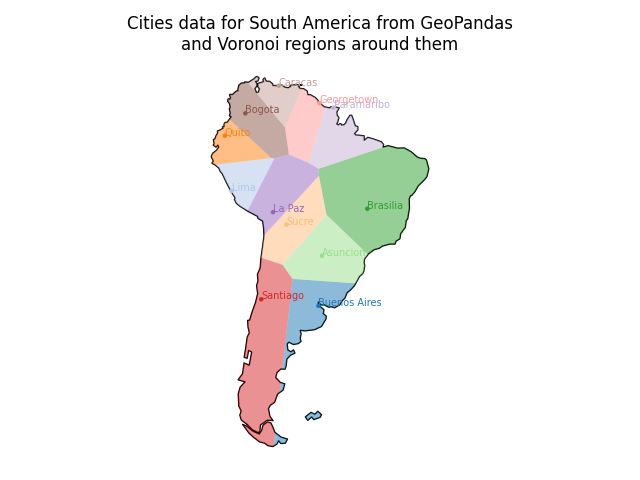

The script that saved this image:
"""
Example script to show how to incorporate GeoPandas with geovoronoi.

Author: Markus Konrad <markus.konrad@wzb.eu>
January 2021
"""

import logging

import matplotlib.pyplot as plt
import geopandas as gpd
from shapely.ops import cascaded_union

from geovoronoi.plotting import subplot_for_map, plot_voronoi_polys_with_points_in_area
from geovoronoi import voronoi_regions_from_coords, points_to_coords


logging.basicConfig(level=logging.INFO)
geovoronoi_log = logging.getLogger('geovoronoi')
geovoronoi_log.setLevel(logging.INFO)
geovoronoi_log.propagate = True

#%%

#
# load geo data
#

world = gpd.read_file(gpd.datasets.get_path('naturalearth_lowres'))
cities = gpd.read_file(gpd.datasets.get_path('naturalearth_cities'))

# focus on South America, convert to World Mercator (unit: meters)
south_am = world[world.continent == 'South America'].to_crs(epsg=3395)
cities = cities.to_crs(south_am.crs)   # convert city coordinates to same CRS!

# create the bounding shape as union of all South American countries' shapes
south_am_shape = cascaded_union(south_am.geometry)
south_am_cities = cities[cities.geometry.within(south_am_shape)]   # reduce to cities in South America

#%%

#
# calculate the Voronoi regions, cut them with the geographic area shape and assign the points to them
#

# convert the pandas Series of Point objects to NumPy array of coordinates
coords = points_to_coords(south_am_cities.geometry)

# calculate the regions
# we set "per_geom=False" so that the whole continent is treated as one area and Voronoi regions
# span over to Tierra del Fuego
region_polys, region_pts = voronoi_regions_from_coords(coords, south_am_shape, per_geom=False)


#%% Plotting

fig, ax = subplot_for_map()

plot_voronoi_polys_with_points_in_area(ax, south_am_shape, region_polys, coords, region_pts,
                                       point_labels=south_am_cities.name.tolist())

ax.set_title('Cities data for South America from GeoPandas\nand Voronoi regions around them')

plt.tight_layout()
plt.savefig('using_geopandas.png')
plt.show()
